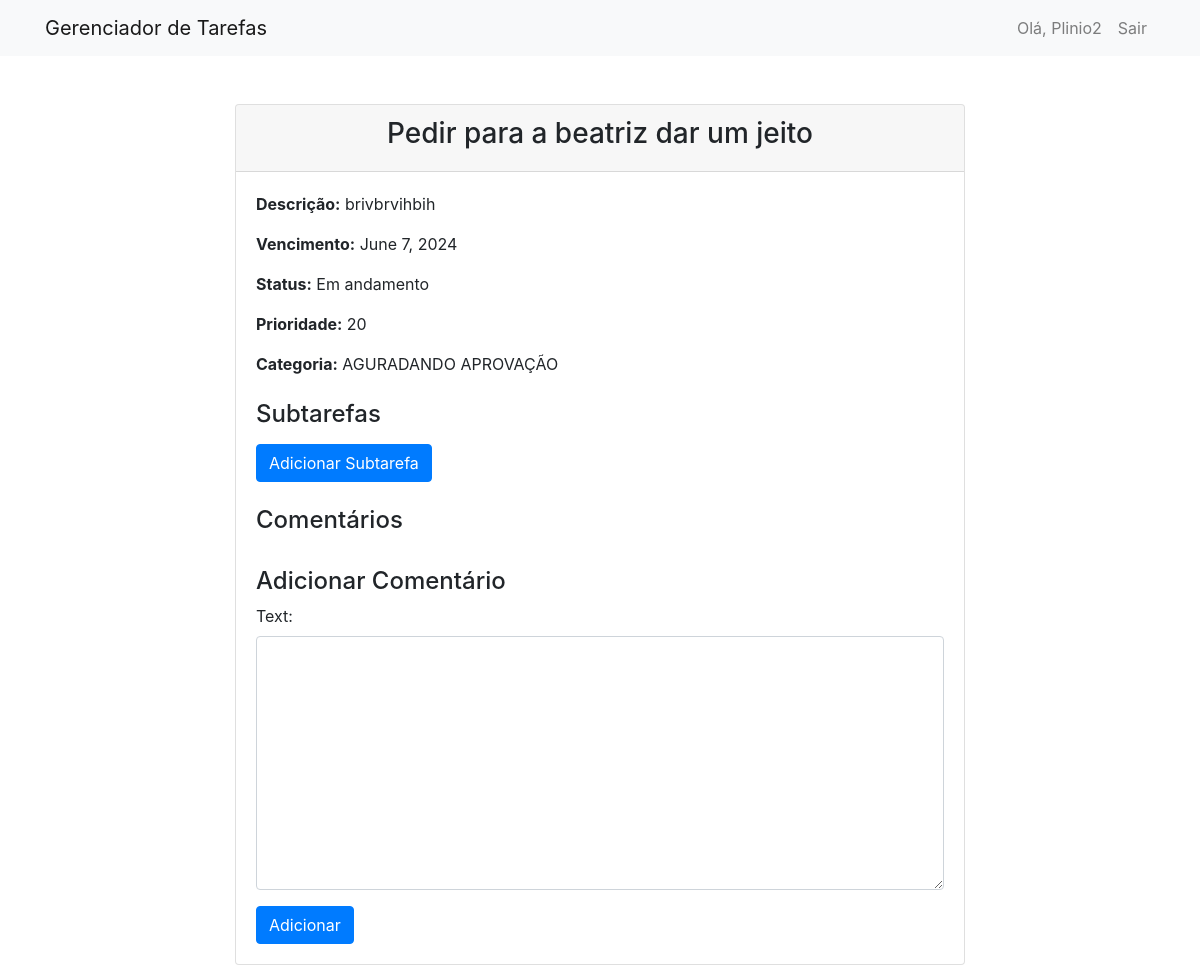
Screenshot of /tasks/11/ (signed in) with the database file from the repository.
### tasks/models.py (models this page shows, shortened)
class Task(models.Model):
    STATUS_CHOICES = [
        ('P', 'Pendente'),
        ('E', 'Em andamento'),
        ('C', 'Concluída'),
    ]
    user = models.ForeignKey(User, on_delete=models.CASCADE)
    title = models.CharField(max_length=100)
    description = models.TextField()
    due_date = models.DateField()
    priority = models.IntegerField()
    status = models.CharField(max_length=1, choices=STATUS_CHOICES, default='P')
    category = models.ForeignKey('Category', on_delete=models.SET_NULL, null=True, blank=True)
    parent_task = models.ForeignKey('self', on_delete=models.CASCADE, null=True, blank=True, related_name='subtasks')

class Category(models.Model):
    name = models.CharField(max_length=100)

### tasks/views.py (the view)
# urls.py: path('<int:pk>/', views.task_detail, name='task_detail'),
@login_required
def task_detail(request, pk):
    task = get_object_or_404(Task, pk=pk, user=request.user)
    if request.method == 'POST':
        comment_form = CommentForm(request.POST)
        if comment_form.is_valid():
            comment = comment_form.save(commit=False)
            comment.task = task
            comment.user = request.user
            comment.save()
            return redirect('task_detail', pk=task.pk)
    else:
        comment_form = CommentForm()
    return render(request, 'tasks/task_detail.html', {'task': task, 'comment_form': comment_form})

### tasks/forms.py
class CommentForm(forms.ModelForm):
    class Meta:
        model = Comment
        fields = ['text']
        widgets = {
            'text': forms.Textarea(attrs={'class': 'form-control'}),
        }

### tasks/templates/tasks/task_detail.html (shortened to what this page needs)
{% extends "base.html" %}
{% block content %}
<div class="row justify-content-center">
    <div class="col-md-8">
        <div class="card">
            <div class="card-header">
                <h3 class="text-center">{{ task.title }}</h3>
            </div>
            <div class="card-body">
                <p><strong>Descrição:</strong> {{ task.description }}</p>
                <p><strong>Vencimento:</strong> {{ task.due_date }}</p>
                <p><strong>Status:</strong> {{ task.get_status_display }}</p>
                <p><strong>Prioridade:</strong> {{ task.priority }}</p>
                <p><strong>Categoria:</strong> {{ task.category.name }}</p>
                <h4 class="mt-4">Subtarefas</h4>
                <a href="{% url 'task_create' %}?parent_task={{ task.pk }}" class="btn btn-primary mt-2">Adicionar Subtarefa</a>
                <h4 class="mt-4">Comentários</h4>
                <h4 class="mt-4">Adicionar Comentário</h4>
                <form method="post" class="mt-2">
                    {{ comment_form.as_p }}
                    <button type="submit" class="btn btn-primary">Adicionar</button>
                </form>
            </div>
        </div>
    </div>
</div>
{% endblock %}

### tasks/templates/base.html (shortened to what this page needs)
<!DOCTYPE html>
<html>
<head>
    <link href="https://maxcdn.bootstrapcdn.com/bootstrap/4.5.2/css/bootstrap.min.css" rel="stylesheet">
</head>
<body>
    <nav class="navbar navbar-expand-lg navbar-light bg-light fixed-top">
        <div class="container">
            <a class="navbar-brand" href="{% url 'task_list' %}">Gerenciador de Tarefas</a>
            <div class="collapse navbar-collapse" id="navbarResponsive">
                <ul class="navbar-nav ml-auto">
                    {% if user.is_authenticated %}
                        <li class="nav-item">
                            <a class="nav-link" href="#">Olá, {{ user.username }}</a>
                        </li>
                        <li class="nav-item">
                            <a class="nav-link" href="{% url 'logout' %}">Sair</a>
                        </li>
                    {% endif %}
                </ul>
            </div>
        </div>
    </nav>
    <div class="container mt-5">
        {% block content %}
        {% endblock %}
    </div>
</body>
</html>

### tasks/templates/base.html (style rules this page uses)
body { padding-top: 56px; }

### rows the page displays
Task: title "Pedir para a beatriz dar um jeito", description "brivbrvihbih", due_date "June 7, 2024", status "Em andamento", priority "20", category.name "AGURADANDO APROVAÇÃO"

### other values shown
{{ user.username }} "Plinio2"
